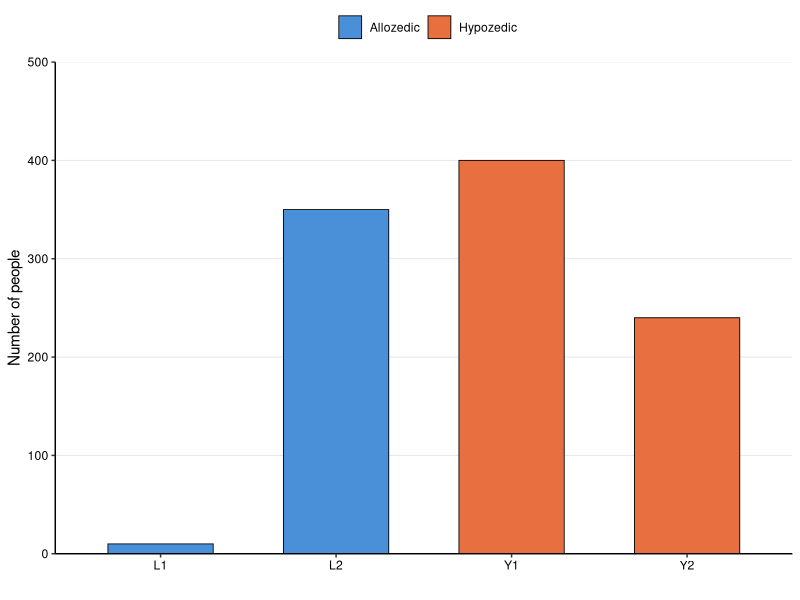
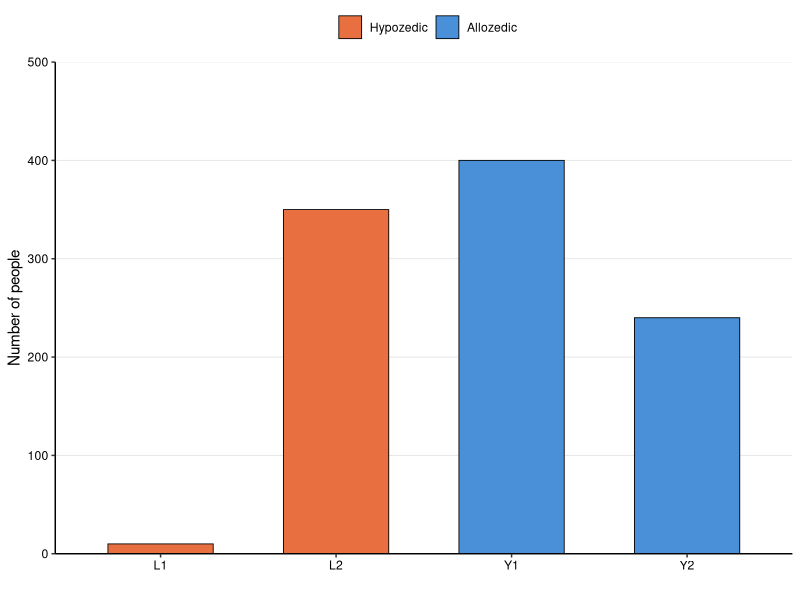
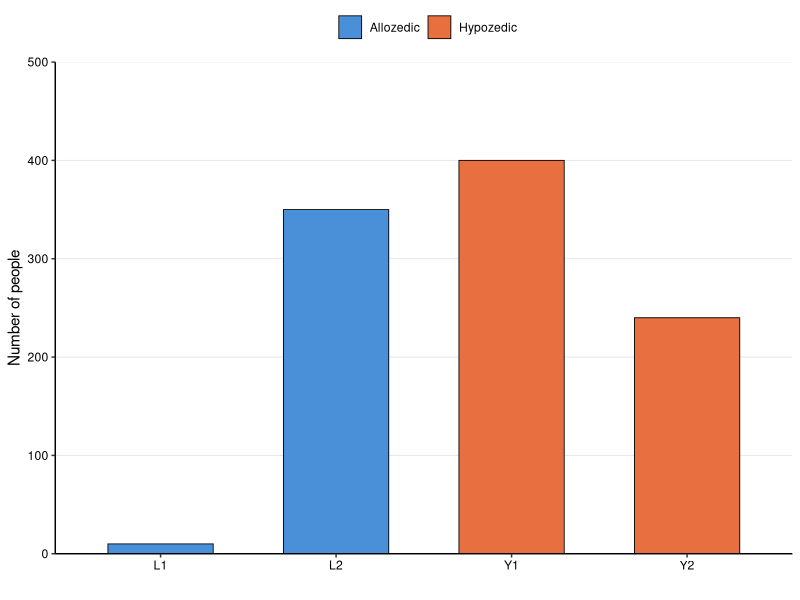
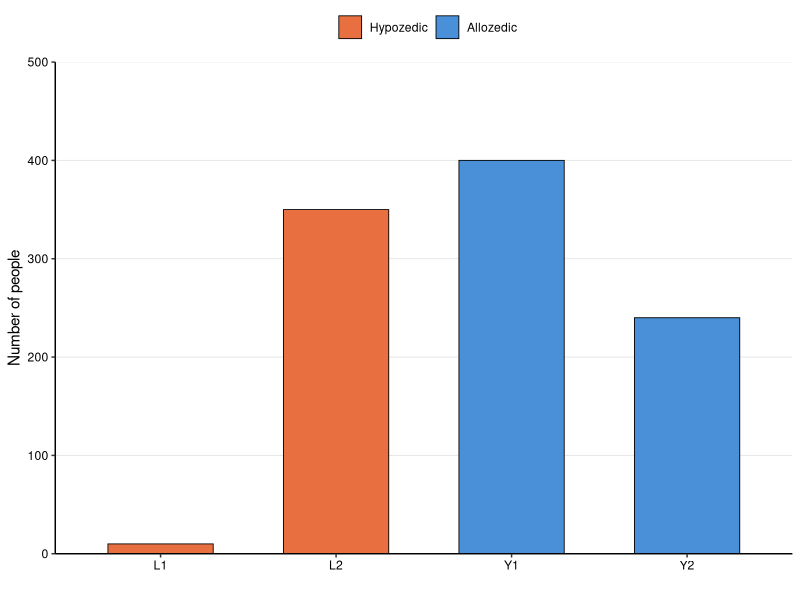

Write the R code that produced these figures, in order.
## ---- chunk 1
## Proportions from Dr. Alan Jern's cover story template
df1 <- data.frame(
  disease = c("L1", "L2", "Y1", "Y2"),
  count = c(10, 350, 400, 240), ## counts out of 1,000 to match original paper's y-axis framing 
  class = c("Allozedic","Allozedic", "Hypozedic", "Hypozedic")
  )

## Specify order to ensure consistency with the chart from the original paper
df1$disease <- factor(df1$disease, 
                     levels = c("L1", "L2", "Y1", "Y2"))
df2 <- df1 ## data differs only in disease class assignments
df2$class <- ifelse(df1$class == "Allozedic", "Hypozedic", "Allozedic")

## ---- chunk 2
library(ggplot2)

## Plot 1: Hypozedic as the more frequently occuring disease class. 
plot1 <- ggplot(df1, aes(x = disease, y = count, fill = class)) +
  geom_bar(stat = "identity",
           width = 0.6,
           color = "black",
           linewidth = 0.3) +
 scale_fill_manual(values = c("Allozedic" = "#4A90D9", 
                              "Hypozedic" = "#E87040"),
                   breaks = c("Allozedic", "Hypozedic"))+
  scale_y_continuous(limits = c(0, 500), 
                     breaks = seq(0, 500, 100),
                     expand = c(0, 0)) +
  labs(
    x = "",
    y = "Number of people",
    fill = ""
  ) +
  theme_classic() +
  theme(
    axis.text = element_text(color = "black"),
    axis.title = element_text(color = "black"),
    legend.position = "top",
    legend.justification = "center",
    panel.grid.major.y = element_line(color = "grey90", linewidth = 0.3)
  )
plot1

## Plot 2: Allozedic as the more frequently occuring disease class. 
plot2 <- ggplot(df2, aes(x = disease, y = count, fill = class)) +
  geom_bar(stat = "identity",
           width = 0.6,
           color = "black",
           linewidth = 0.3) +
  scale_fill_manual(values = c("Allozedic" = "#4A90D9", 
                              "Hypozedic" = "#E87040"),
                  breaks = c("Hypozedic", "Allozedic"))+
  scale_y_continuous(limits = c(0, 500), 
                     breaks = seq(0, 500, 100),
                     expand = c(0, 0)) +
  labs(
    x = "",
    y = "Number of people",
    fill = ""
  ) +
  theme_classic() +
  theme(
    axis.text = element_text(color = "black"),
    axis.title = element_text(color = "black"),
    legend.position = "top",
    legend.justification = "center",
    panel.grid.major.y = element_line(color = "grey90", linewidth = 0.3)
  )
plot2
## ---- chunk 3
ggsave("../materials/jernrep-chart_hypozedic.png", 
       plot = plot1,
       width = 6, 
       height = 4, 
       dpi = 300)
ggsave("../materials/jernrep-chart_allozedic.png", 
       plot = plot2,
       width = 6, 
       height = 4, 
       dpi = 300)
